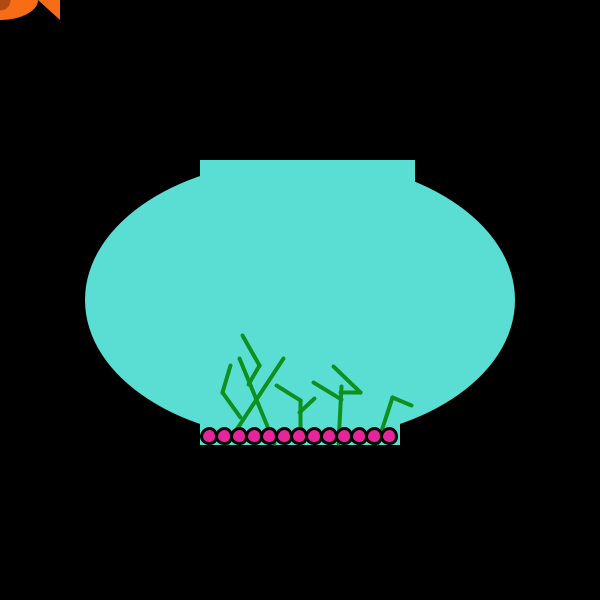
Frame 1 (no input)
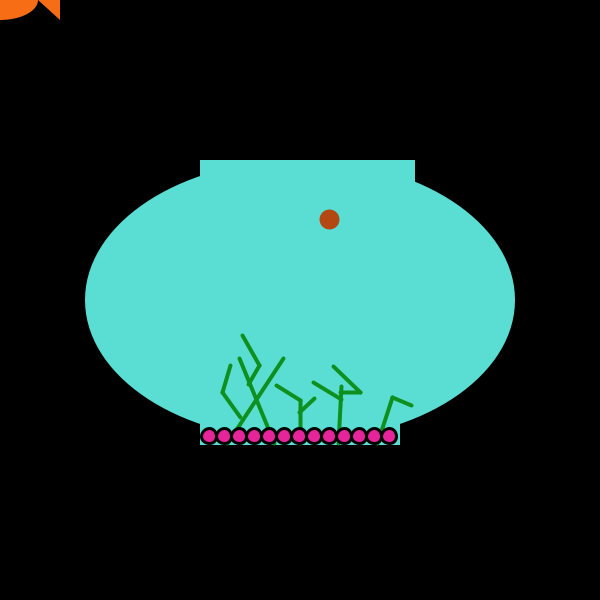
Frame 60 (the mouse pressed at the canvas centre just before this capture)
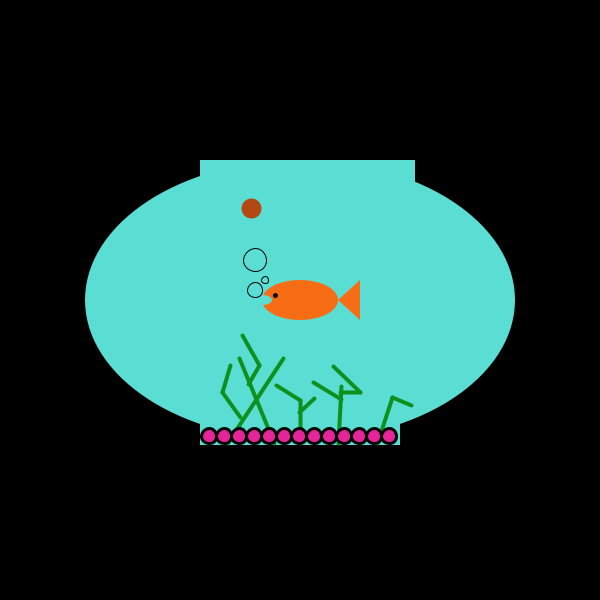
Frame 120 (the mouse held since frame 60 and released just before this capture)

The Processing sketch that drew these frames (run headless with seeded random() and noise(); from frame 60 on, the mouse is pressed at the canvas centre):

// Processing sketch: processing_73063
// ── processing_73063.pde

//Madison Kawiecki
//Homework 6
//October 3, 2012
//Fish "eats" food if close enough

//Variables for X and Y coordinates of fish food
float foodX;
float foodY;

//Setting the counter so the program knows max value before drawing new food
final int COUNTER_VALUE = 250;
int counter =  0;

boolean wasEaten = true;

void setup() {
  size(600, 600);
  smooth();
}

void draw() {
  background(0);
  drawFishBowl();
  drawFish();
  drawBubbles();
  drawBowlDecor();
  drawFishFood();
//When the counter hits a factor of 250 it draws a new piece of food
//and sets the counter back to 0.  It draws new food when the food
//wasn't eaten either, therefore "wasEaten = false"
  if (counter % COUNTER_VALUE == 0) {
    newFishFood();
    counter = 0;
    wasEaten = false;
  }
//When the counter is not a factor of 250 it adds "1" to the counter
  counter++;
}

void drawFishBowl() {

  noStroke();
  fill(90, 222, 212);
  ellipse(300, 300, 430, 280);
  rect(200, 420, 200, 25);
  rect(200, 160, 215, 25);
}


void drawBubbles() {
//local variables setting initial bubble width and height  
  float bubbleWidth = 15;
  float bubbleHeight = 15;

  stroke(0);
  strokeWeight(1);
//bubbles  
  ellipse(mouseX-45, mouseY - 10, bubbleWidth, bubbleHeight);
  ellipse(mouseX-35, mouseY - 20, 0.5*bubbleWidth, 0.5*bubbleHeight);
  ellipse(mouseX-45, mouseY-40, 1.5*bubbleWidth, 1.5*bubbleHeight);
}

void drawBowlDecor() {
//Seaweed
  stroke(13, 144, 29);
  strokeWeight(4);
  line(300, 443, 300, 400);
  line(299, 412, 314, 398);
  line(300, 400, 276, 385);
  line(274, 443, 239, 358);
  line(248, 384, 259, 365);
  line(259, 365, 242, 335);
  line(338, 443, 341, 386);
  line(340, 392, 360, 392);
  line(360, 392, 333, 366);
  line(341, 399, 313, 382);
  line(227, 443, 283, 358);
  line(240, 417, 222, 392);
  line(222, 392, 230, 365);
  line(377, 443, 392, 397);
  line(392, 397, 411, 405);

  stroke(0);
  strokeWeight(3);
  fill(229, 37, 153);
//Variables for furthest left marble  
  int firstMarbleX = 209;
  int marbleY = 436;
//Variables for initial marble width and height  
  int marbleWidth = 15;
  int marbleHeight = 15;
//marbles at bottom of bowl
  ellipse(firstMarbleX, marbleY, marbleWidth, marbleHeight);
  ellipse(firstMarbleX + 15, marbleY, marbleWidth, marbleHeight);
  ellipse(firstMarbleX + 30, marbleY, marbleWidth, marbleHeight);
  ellipse(firstMarbleX + 45, marbleY, marbleWidth, marbleHeight);
  ellipse(firstMarbleX + 60, marbleY, marbleWidth, marbleHeight);
  ellipse(firstMarbleX + 75, marbleY, marbleWidth, marbleHeight);
  ellipse(firstMarbleX + 90, marbleY, marbleWidth, marbleHeight);
  ellipse(firstMarbleX + 105, marbleY, marbleWidth, marbleHeight);
  ellipse(firstMarbleX + 120, marbleY, marbleWidth, marbleHeight);
  ellipse(firstMarbleX + 135, marbleY, marbleWidth, marbleHeight);
  ellipse(firstMarbleX + 150, marbleY, marbleWidth, marbleHeight);
  ellipse(firstMarbleX + 165, marbleY, marbleWidth, marbleHeight);
  ellipse(firstMarbleX + 180, marbleY, marbleWidth, marbleHeight);
}

void drawFish() {
//fish body
  fill(247, 109, 22);
  ellipse(mouseX, mouseY, 76, 40);
  triangle(mouseX + 38, mouseY, mouseX + 60, mouseY +20, mouseX+60, mouseY - 20);
//eyeball  
  stroke(0);
  strokeWeight(5);
  point(mouseX-25, mouseY-5);
//open mouth  
  noStroke();
  fill(90, 222, 212);
  ellipse(mouseX-38, mouseY, 20, 10);
}

void drawFishFood() {

  stroke(180, 72, 18);
  strokeWeight(10);
  if ( distance() <10) {
    wasEaten = true;
  }
  if (foodY+counter < 440) {
    ellipse(foodX, foodY + counter, 10, 10);
  }
  if (wasEaten) {
    counter = 0;
  }
}

void newFishFood() {
//new food starts at a random spot along the top of the bowl  
  foodX = random(200, 400);
  foodY = 160;
}
//Method that returns the value of distance between the food and into the drawFishFood function  
float distance() {
  float yDistance = mouseY-(foodY + counter);
  float xDistance = (mouseX - 30) - foodX;
  return abs(yDistance + xDistance);
}
